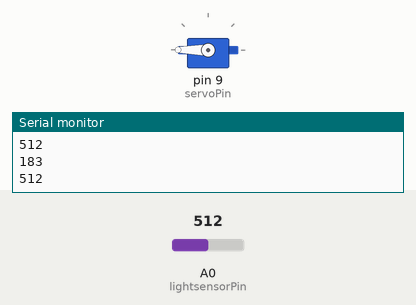
Simulated run of this sketch. Board: Arduino Uno, built with avr-gcc and run on an emulated ATmega328P. Shown: servo, the last lines printed to the serial monitor. The test bench sets the inputs (shaded band); at power-on: A0 (lightsensorPin) = 512.

Above: at 1.2 s.
1.3 s: A0 (lightsensorPin) set to 306
At 2.0 s:
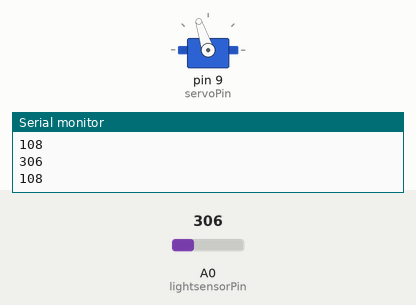
2.8 s: A0 (lightsensorPin) set to 122
At 4.0 s:
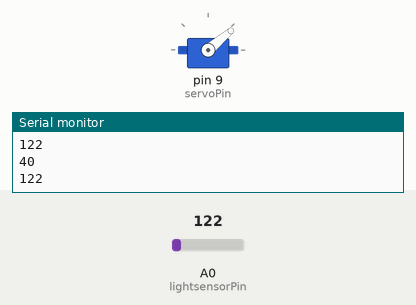
4.3 s: A0 (lightsensorPin) set to 0
At 5.5 s:
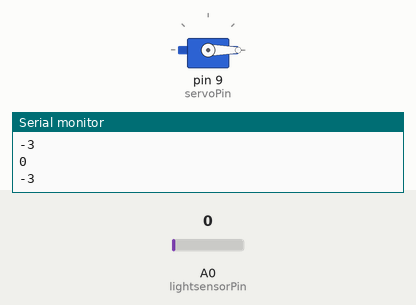
5.8 s: A0 (lightsensorPin) set to 511
At 6.4 s:
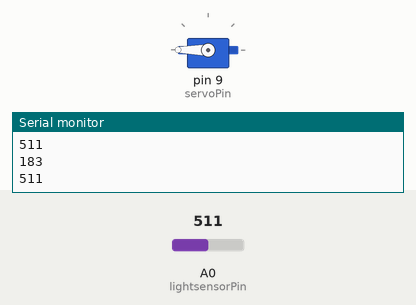
Timing chart, 0 to 8.3 s (numbered marks = the images above; inputs shaded):
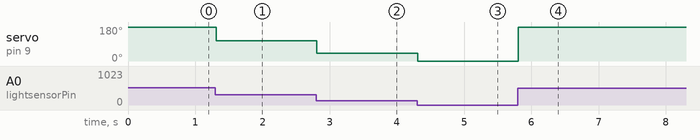

Measured:
- after the input at 1.3 s, servo on pin 9 (servoPin): 180° → 108° at once
- after the input at 2.8 s, servo on pin 9 (servoPin): 108° → 40° at once
- after the input at 4.3 s, servo on pin 9 (servoPin): 40° → 0° at once
- after the input at 5.8 s, servo on pin 9 (servoPin): 0° → 180° at once

The sketch:

robot_servo_light_sensor.ino
```cpp
//robot_servo_light-sensor
//shading the light sensor makes the robot turn its head

#include <Servo.h>

Servo robotServo;
int servoPin = 9;
int servoVal;
int lightsensorPin = 0;
int lightValue;


void setup(){
  Serial.begin(9600);
  robotServo.attach(servoPin);
}

void loop(){
//The light-sensor is around 150 in normal indoor light;
//at 5 directly under bulb, 600 totally obscured
  lightValue = analogRead(lightsensorPin);
  servoVal = map(lightValue, 10, 500, 0, 179);
  Serial.println(lightValue);
  Serial.println(servoVal);
  robotServo.write(servoVal);
  delay(15);
}
```
